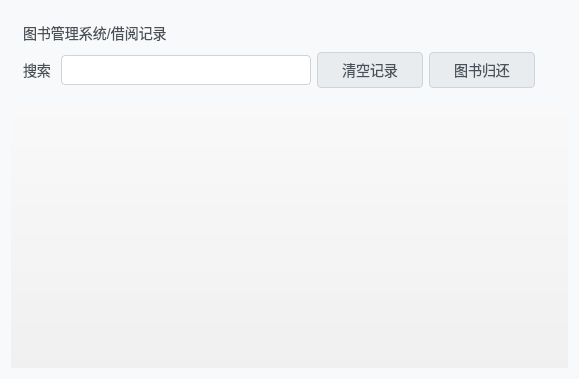
<?xml version="1.0" encoding="UTF-8"?>
<ui version="4.0">
 <class>CellBorrowingRecord</class>
 <widget class="QWidget" name="CellBorrowingRecord">
  <property name="geometry">
   <rect>
    <x>0</x>
    <y>0</y>
    <width>579</width>
    <height>379</height>
   </rect>
  </property>
  <property name="windowTitle">
   <string>Form</string>
  </property>
  <property name="styleSheet">
   <string notr="true">/* ======================
   基础界面元素样式定义
   ====================== */

/* 1. 主窗口及基础容器样式 */
QMainWindow, QWidget, QDialog {
    background-color: #f8f9fa; /* 柔和的浅灰色背景 */
    color: #212529;           /* 深灰色文字，提高可读性 */
    font-family: &quot;Segoe UI&quot;, &quot;Microsoft YaHei&quot;, sans-serif; /* 跨平台字体设置 */
}

/* 2. 基础控件默认样式 */
QLineEdit, QComboBox {
    background-color: #ffffff;
    color: #495057;
    border: 1px solid #ced4da;
    border-radius: 4px;
    padding: 5px 8px;
    font-size: 14px;
}
/* 单独设置的 QLabel 样式 */
QLabel {
    background-color: transparent;  /* 标签通常不需要背景色 */
    color: #495057;
    border: none;  /* 去除标签边框 */
    padding: 2px 0;  /* 减少标签内边距 */
    font-size: 14px;
}

/* 为特定标签保留边框（如图片中的标题标签） */
QLabel#titleLabel {
    background-color: #ffffff;
    border: 1px solid #ced4da;
    border-radius: 4px;
    padding: 5px 8px;
}

/* ======================
   按钮样式增强
   ====================== */
QPushButton {
    background-color: #e9ecef;
    color: #495057;
    border: 1px solid #ced4da;
    border-radius: 4px;
    padding: 6px 12px;
    font-size: 14px;
    min-width: 80px;
    transition: all 0.2s ease;
}

QPushButton:hover {
    background-color: #dee2e6;
    border-color: #adb5bd;
}

QPushButton:pressed {
    background-color: #ced4da;
    border-color: #6c757d;
}

/* 主要操作按钮样式 */
#importBtn, #deleteBtn {
    background-color: #0d6efd;
    color: white;
    border: 1px solid #0d6efd;
}

#importBtn:hover, #deleteBtn:hover {
    background-color: #0b5ed7;
    border-color: #0a58ca;
}

#importBtn:pressed, #deleteBtn:pressed {
    background-color: #0a58ca;
    border-color: #084298;
}

/* ======================
   表格视图样式
   ====================== */
QTableView {
    background-color: #ffffff;
    border: 1px solid #dee2e6;
    gridline-color: #e9ecef;
    alternate-background-color: #f8f9fa;
    selection-background-color: #e2f0fd;
    selection-color: #212529;
    font-size: 13px;
}

QHeaderView::section {
    background-color: #f1f3f5;
    padding: 6px;
    border: 1px solid #dee2e6;
    font-weight: 500;
}

/* ======================
   滚动条样式美化
   ====================== */
QScrollBar:vertical {
    width: 12px;
    background: transparent;
}

QScrollBar::handle:vertical {
    background: #adb5bd;
    min-height: 20px;
    border-radius: 6px;
}

QScrollBar::add-line:vertical, QScrollBar::sub-line:vertical {
    height: 0px;
}

QScrollBar::add-page:vertical, QScrollBar::sub-page:vertical {
    background: transparent;
}

/* ======================
   搜索区域样式
   ====================== */
#searchBarWidget {
    background-color: #f1f3f5;
    border-bottom: 1px solid #dee2e6;
    padding: 8px;
}

#searchLineEdit {
    border: 1px solid #ced4da;
    border-radius: 16px;
    padding: 6px 15px;
    background-color: #ffffff;
    font-size: 14px;
}

/* ======================
   状态提示样式
   ====================== */
QStatusBar {
    background-color: #f1f3f5;
    color: #6c757d;
    border-top: 1px solid #dee2e6;
    font-size: 12px;
}

/* ======================
   禁用状态样式
   ====================== */
QPushButton:disabled, QLineEdit:disabled {
    background-color: #e9ecef;
    color: #adb5bd;
    border-color: #dee2e6;
}</string>
  </property>
  <layout class="QGridLayout" name="gridLayout_2">
   <item row="2" column="0">
    <widget class="QTableView" name="tableView_2">
     <property name="styleSheet">
      <string notr="true">/* ======================
   表格整体样式增强版
   ====================== */
QTableView {
    /* 渐变背景色，增加层次感 */
    background: qlineargradient(x1:0, y1:0, x2:0, y2:1, stop:0 #f9f9f9, stop:1 #f0f0f0);
    border: none;
    /* 更精细的网格线 */
    gridline-color: rgba(0, 0, 0, 0.05);
    font: 13px &quot;Segoe UI&quot;, &quot;Microsoft YaHei&quot;, sans-serif;
    /* 平滑滚动 */
    padding: 1px;
    outline: none; /* 移除焦点边框 */
}

/* ======================
   表头样式增强版
   ====================== */
QHeaderView {
    background: transparent;
    border: none;
    margin: 0;
    padding: 0;
}

QHeaderView::section {
    /* 现代扁平化表头 */
    background-color: #ffffff;
    color: #4a4a4a;
    border: none;
    border-bottom: 2px solid #e0e0e0;
    border-right: 1px solid #f0f0f0;
    padding: 10px 12px;
    font-weight: 600;
    font-size: 12px;
    text-transform: uppercase;
    letter-spacing: 0.5px;
}

/* 表头悬停效果 */
QHeaderView::section:hover {
    background-color: #f8f8f8;
}

/* 表头按下效果 */
QHeaderView::section:pressed {
    background-color: #f0f0f0;
}

/* 移除最后一列的右边框 */
QHeaderView::section:last {
    border-right: none;
}

/* ======================
   单元格样式增强版
   ====================== */
QTableView::item {
    background-color: #ffffff;
    color: #333333;
    padding: 10px 12px;
    border: none;
    border-bottom: 1px solid #f5f5f5;
}

/* 单元格悬停效果 */
QTableView::item:hover {
    background-color: #f9f9f9;
}

/* ======================
   选中行样式增强版
   ====================== */
QTableView::item:selected {
    /* 渐变选中效果 */
    background: qlineargradient(x1:0, y1:0, x2:0, y2:1, stop:0 #e3f2fd, stop:1 #bbdefb);
    color: #1565c0;
    border-bottom: 1px solid #e3f2fd;
}

/* 选中行第一列特殊样式 */
QTableView::item:selected:first {
    border-left: 3px solid #2196f3;
}

/* ======================
   斑马纹效果增强版
   ====================== */
QTableView::item:alternate {
    background-color: #fafafa;
}

/* ======================
   特殊列样式
   ====================== */
/* 第一列加粗 */
QTableView::item[row=&quot;0&quot;] {
    font-weight: 500;
}

/* 最后一列右对齐 */
QTableView::item[column=&quot;last&quot;] {
    text-align: right;
}

/* ======================
   滚动条美化
   ====================== */
QTableView QScrollBar:vertical {
    width: 10px;
    background: transparent;
}

QTableView QScrollBar::handle:vertical {
    background: rgba(0, 0, 0, 0.15);
    border-radius: 5px;
    min-height: 30px;
}

QTableView QScrollBar::add-page:vertical, 
QTableView QScrollBar::sub-page:vertical {
    background: transparent;
}

/* ======================
   角部件样式
   ====================== */
QTableView QTableCornerButton::section {
    background-color: #ffffff;
    border: none;
    border-bottom: 2px solid #e0e0e0;
}</string>
     </property>
    </widget>
   </item>
   <item row="1" column="0">
    <widget class="QWidget" name="widget" native="true">
     <layout class="QGridLayout" name="gridLayout">
      <item row="0" column="0" colspan="2">
       <widget class="QLabel" name="label_2">
        <property name="text">
         <string>图书管理系统/借阅记录</string>
        </property>
       </widget>
      </item>
      <item row="1" column="2">
       <widget class="QPushButton" name="ClearButton">
        <property name="minimumSize">
         <size>
          <width>106</width>
          <height>0</height>
         </size>
        </property>
        <property name="text">
         <string>清空记录</string>
        </property>
       </widget>
      </item>
      <item row="1" column="0">
       <widget class="QLabel" name="label">
        <property name="text">
         <string>搜索</string>
        </property>
       </widget>
      </item>
      <item row="1" column="4">
       <spacer name="horizontalSpacer">
        <property name="orientation">
         <enum>Qt::Orientation::Horizontal</enum>
        </property>
        <property name="sizeHint" stdset="0">
         <size>
          <width>129</width>
          <height>20</height>
         </size>
        </property>
       </spacer>
      </item>
      <item row="1" column="1">
       <widget class="QLineEdit" name="lineEdit">
        <property name="minimumSize">
         <size>
          <width>250</width>
          <height>0</height>
         </size>
        </property>
        <property name="maximumSize">
         <size>
          <width>250</width>
          <height>16777215</height>
         </size>
        </property>
       </widget>
      </item>
      <item row="1" column="3">
       <widget class="QPushButton" name="BookReturnButton">
        <property name="text">
         <string>图书归还</string>
        </property>
       </widget>
      </item>
     </layout>
    </widget>
   </item>
  </layout>
 </widget>
 <tabstops>
  <tabstop>lineEdit</tabstop>
  <tabstop>ClearButton</tabstop>
  <tabstop>tableView_2</tabstop>
 </tabstops>
 <resources/>
 <connections/>
</ui>
